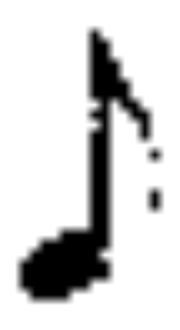
#> input picture Test_Symbols/73.jpg, 180 x 330 px, found by its file name
$ python anti_aliasing.py
#> lines starting #> are read from the running program, lines starting #| are printed output that depends on the picture; after the words box and inside, x2 and y2 are one past the last pixel; in counts of white or black regions, pixels touching at a corner belong together
### Resize.py
import cv2, numpy as np

class Resize:
    def __init__(self):
        self.__src = []

    def __preparing(self):
        try:
            self.__src = cv2.cvtColor(self.__src, cv2.COLOR_RGB2GRAY)
            _, self.__src = cv2.threshold(self.__src, 127, 255, cv2.THRESH_OTSU)
        except Exception as e:
            pass
        finally:
            _, self.__src = cv2.threshold(self.__src, 127, 255, cv2.THRESH_OTSU)


    def resizing(self, src, Scale=2):
        self.__src = src.copy()
        self.__preparing()
        w, h = self.__src.shape
        s = Scale
        dst = np.zeros((w*s, h*s),np.uint8)
        # 원본 이미 0,0 부터 width, height 까지 반복
        for i in range(h):
            for j in range(w):
                # 확대 시킬 스케일 만큼 픽셀 복사, 생성
                for k in range(s):
                    for l in range(s):
                        dst[(j*s-(s-1))+l][(i*s-(s-1))+k] = self.__src[j][i].copy()
        return dst

### anti_aliasing.py
from math import nan
import cv2, numpy as np, matplotlib.pyplot as plt
from Resize import Resize

# 원본
src = cv2.imread(r'Find_Symbols/73.jpg', 0)
#> src is the input picture: shape (330, 180); min 0, max 255, mean 212.1

Re = Resize()

# 확대 이미지
re_src = Re.resizing(src,3)
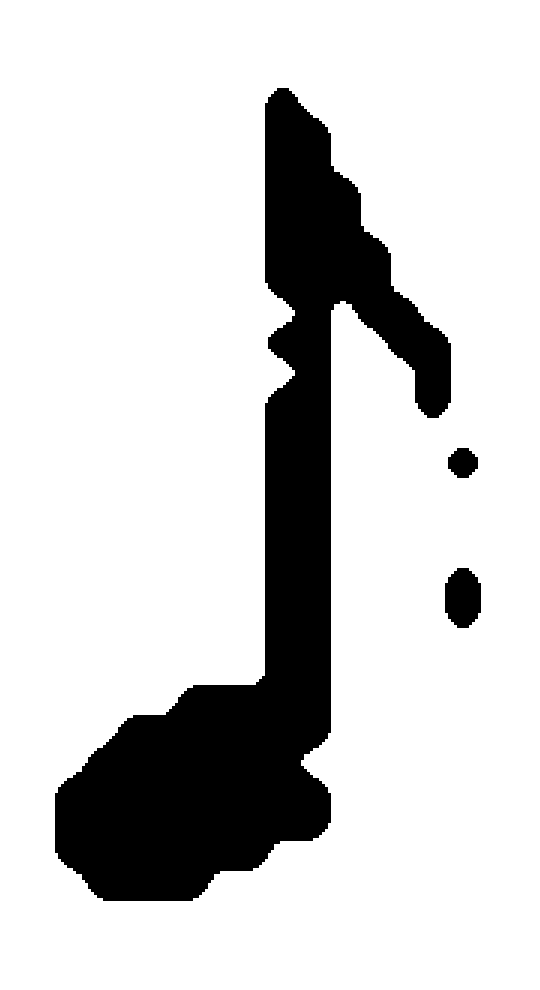
#> re_src: shape (990, 540); 82.2% white; 3 black regions, box (x1, y1, x2, y2) and area: (55, 88, 451, 901) 92898, (445, 568, 481, 628) 1764, (448, 448, 478, 478) 684

# 흑백 이미지
_, bin_src = cv2.threshold(src, 127, 255, cv2.THRESH_OTSU)
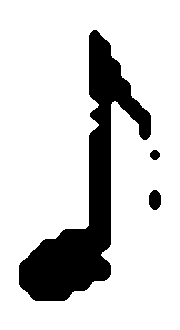
#> bin_src: shape (330, 180); 82.2% white; 3 black regions, box (x1, y1, x2, y2) and area: (19, 30, 151, 301) 10322, (149, 190, 161, 210) 196, (150, 150, 160, 160) 76

# 경계 이미지
Lap_src = cv2.Laplacian(bin_src,-1)
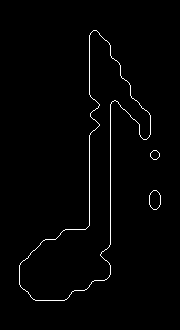
#> Lap_src: shape (330, 180); 1.4% white in thin lines or dots, all inside (x1, y1, x2, y2) = (19, 30, 161, 301)
Lap_src = (255) - Lap_src

# 원본 흑백 이미지에서 경계에 해당하는 부위에서만
# 가우시안 블러를 이용해 픽셀간의 연속성을 늘린 뒤 계산
# x, y는 정수로, 해당하는 픽셀이 색상 값을 가져와야 하는 원본 이미지 크기의 흑백 이미지 좌표.

Gauss_src = cv2.GaussianBlur(bin_src, (0,0), 0.1)
h,w = Gauss_src.shape
#> h = 330; w = 180
M = []
for y in range(1,h-1):
    for x in range(1,w-1):
        if bin_src[y][x] == Lap_src[y][x]:
            print(x,y)
            gradx = (Gauss_src[y][x+1]-Gauss_src[y][x-1])/2
            grady = (Gauss_src[y+1][x]-Gauss_src[y-1][x])/2
            m = round((gradx/grady)*-1,2)
            M.append([x,y,m])
#> after the loop, M = 48596 items

for x,y,m in M:
    if abs(m) == 1 :
        src[y][x] = 100
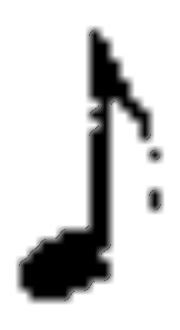
#> src: shape (330, 180); 0.36% of pixels changed, all inside (x1, y1, x2, y2) = (19, 30, 161, 301)

plt.imshow(src)
plt.show()


# [7 lines of commented-out code are left out]
cv2.imshow('bin_src', bin_src)
cv2.imshow('Lap_src', Lap_src)
# cv2.imshow('Gauss',Gauss_src)

cv2.waitKey()

$ run again, with Test_Symbols/104.jpg copied over Test_Symbols/73.jpg
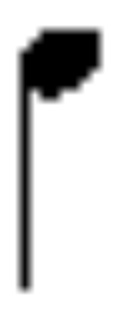
#> input picture Test_Symbols/104.jpg, 120 x 320 px, found by its file name
#> src is the input picture: shape (320, 120); min 0, max 255, mean 212.5
#> re_src: shape (960, 360); 81.8% white; 1 black region, box (x1, y1, x2, y2) and area: (55, 85, 301, 871) 62829
#> bin_src: shape (320, 120); 81.8% white; 1 black region, box (x1, y1, x2, y2) and area: (19, 29, 101, 291) 6981
#> `Lap_src = cv2.Laplacian(bin_src,-1)`:
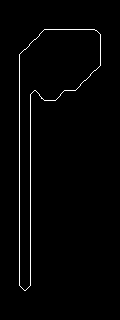
#> Lap_src: shape (320, 120); 1.6% white in thin lines or dots, all inside (x1, y1, x2, y2) = (19, 29, 101, 291)
#> after the loop `for y in range(1,h-1):`: M = 31165 items
#> after the loop `for x,y,m in M:`:
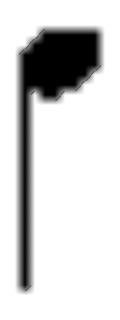
#> src: shape (320, 120); 0.34% of pixels changed, all inside (x1, y1, x2, y2) = (19, 29, 101, 291)

$ run again, with Test_Symbols/105.jpg copied over Test_Symbols/73.jpg
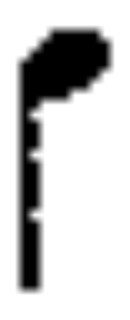
#> input picture Test_Symbols/105.jpg, 130 x 320 px, found by its file name
#> src is the input picture: shape (320, 130); min 0, max 255, mean 203.5
#> re_src: shape (960, 390); 79.7% white; 1 black region, box (x1, y1, x2, y2) and area: (58, 88, 328, 868) 76140
#> bin_src: shape (320, 130); 79.7% white; 1 black region, box (x1, y1, x2, y2) and area: (20, 30, 110, 290) 8460
#> `Lap_src = cv2.Laplacian(bin_src,-1)`:
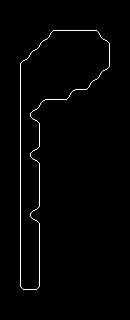
#> Lap_src: shape (320, 130); 1.5% white in thin lines or dots, all inside (x1, y1, x2, y2) = (20, 30, 110, 290)
#> after the loop `for y in range(1,h-1):`: M = 32876 items
#> after the loop `for x,y,m in M:`:
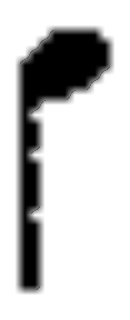
#> src: shape (320, 130); 0.4% of pixels changed, all inside (x1, y1, x2, y2) = (20, 30, 110, 290)

$ run again, with Test_Symbols/11.jpg copied over Test_Symbols/73.jpg
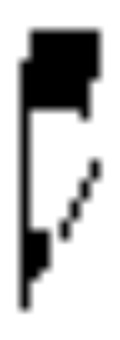
#> input picture Test_Symbols/11.jpg, 120 x 340 px, found by its file name
#> src is the input picture: shape (340, 120); min 0, max 255, mean 195
#> re_src: shape (1020, 360); 74.7% white; 2 black regions, box (x1, y1, x2, y2) and area: (55, 85, 301, 928) 84915, (175, 478, 301, 718) 7920
#> bin_src: shape (340, 120); 74.7% white; 2 black regions, box (x1, y1, x2, y2) and area: (19, 29, 101, 310) 9435, (59, 160, 101, 240) 880
#> `Lap_src = cv2.Laplacian(bin_src,-1)`:
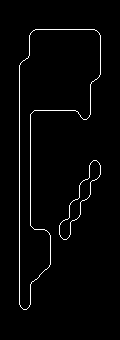
#> Lap_src: shape (340, 120); 2.2% white in thin lines or dots, all inside (x1, y1, x2, y2) = (19, 29, 101, 310)
#> after the loop `for y in range(1,h-1):`: M = 30456 items
#> after the loop `for x,y,m in M:`:
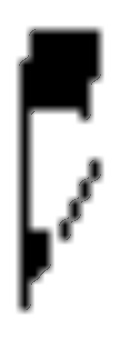
#> src: shape (340, 120); 0.5% of pixels changed, all inside (x1, y1, x2, y2) = (19, 29, 101, 310)
